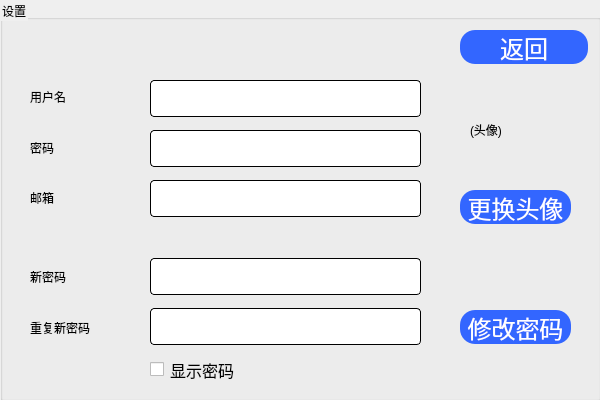
<?xml version="1.0" encoding="UTF-8"?>
<ui version="4.0">
 <class>settingsWidget</class>
 <widget class="QWidget" name="settingsWidget">
  <property name="geometry">
   <rect>
    <x>0</x>
    <y>0</y>
    <width>600</width>
    <height>400</height>
   </rect>
  </property>
  <property name="minimumSize">
   <size>
    <width>600</width>
    <height>400</height>
   </size>
  </property>
  <property name="maximumSize">
   <size>
    <width>600</width>
    <height>400</height>
   </size>
  </property>
  <property name="windowTitle">
   <string>Form</string>
  </property>
  <widget class="QGroupBox" name="groupBox">
   <property name="geometry">
    <rect>
     <x>0</x>
     <y>0</y>
     <width>601</width>
     <height>401</height>
    </rect>
   </property>
   <property name="styleSheet">
    <string notr="true">font: 16pt &quot;Comic Sans MS&quot;;
border-color: rgb(196, 178, 255);
border-color: rgb(170, 0, 255);
color: rgb(0, 0, 0);</string>
   </property>
   <property name="title">
    <string>设置</string>
   </property>
   <widget class="QLabel" name="label_9">
    <property name="geometry">
     <rect>
      <x>30</x>
      <y>180</y>
      <width>85</width>
      <height>35</height>
     </rect>
    </property>
    <property name="styleSheet">
     <string notr="true">font: 10pt &quot;Comic Sans MS&quot;;</string>
    </property>
    <property name="text">
     <string>邮箱</string>
    </property>
   </widget>
   <widget class="QLineEdit" name="usernameEdit">
    <property name="geometry">
     <rect>
      <x>150</x>
      <y>80</y>
      <width>271</width>
      <height>37</height>
     </rect>
    </property>
    <property name="styleSheet">
     <string notr="true">QLineEdit{
	background-color: rgb(255, 255, 255);
	 border: 1px  solid;
     border-radius: 4px;
	font: 24px
}</string>
    </property>
   </widget>
   <widget class="QLineEdit" name="emailEdit">
    <property name="geometry">
     <rect>
      <x>150</x>
      <y>180</y>
      <width>271</width>
      <height>37</height>
     </rect>
    </property>
    <property name="styleSheet">
     <string notr="true">QLineEdit{
	background-color: rgb(255, 255, 255);
	 border: 1px  solid;
     border-radius: 4px;
	font: 24px
}</string>
    </property>
   </widget>
   <widget class="QLabel" name="label_2">
    <property name="geometry">
     <rect>
      <x>30</x>
      <y>130</y>
      <width>85</width>
      <height>35</height>
     </rect>
    </property>
    <property name="styleSheet">
     <string notr="true">font: 10pt &quot;Comic Sans MS&quot;;</string>
    </property>
    <property name="text">
     <string>密码</string>
    </property>
   </widget>
   <widget class="QLabel" name="label">
    <property name="geometry">
     <rect>
      <x>30</x>
      <y>79</y>
      <width>85</width>
      <height>35</height>
     </rect>
    </property>
    <property name="styleSheet">
     <string notr="true">font: 10pt &quot;Comic Sans MS&quot;;</string>
    </property>
    <property name="text">
     <string>用户名</string>
    </property>
   </widget>
   <widget class="QLineEdit" name="pwdEdit">
    <property name="geometry">
     <rect>
      <x>150</x>
      <y>130</y>
      <width>271</width>
      <height>37</height>
     </rect>
    </property>
    <property name="styleSheet">
     <string notr="true">QLineEdit{
	background-color: rgb(255, 255, 255);
	 border: 1px  solid;
     border-radius: 4px;
	font: 24px
}</string>
    </property>
    <property name="inputMethodHints">
     <set>Qt::ImhHiddenText|Qt::ImhNoAutoUppercase|Qt::ImhNoPredictiveText|Qt::ImhSensitiveData</set>
    </property>
    <property name="text">
     <string/>
    </property>
    <property name="echoMode">
     <enum>QLineEdit::Password</enum>
    </property>
   </widget>
   <widget class="QLabel" name="avatarLabel">
    <property name="geometry">
     <rect>
      <x>470</x>
      <y>80</y>
      <width>100</width>
      <height>100</height>
     </rect>
    </property>
    <property name="minimumSize">
     <size>
      <width>100</width>
      <height>100</height>
     </size>
    </property>
    <property name="maximumSize">
     <size>
      <width>100</width>
      <height>100</height>
     </size>
    </property>
    <property name="text">
     <string>(头像)</string>
    </property>
   </widget>
   <widget class="QPushButton" name="pickAvatarBtn">
    <property name="geometry">
     <rect>
      <x>460</x>
      <y>190</y>
      <width>111</width>
      <height>34</height>
     </rect>
    </property>
    <property name="styleSheet">
     <string notr="true">QPushButton{
border-radius:15px;
padding : 0 4px;
background: #3366FF;
border -radius:10px;
color: rgb(255, 255, 255);
font: 24px
}
QPushButton:hover:!pressed

{
background:#4f85e2;
}
QToolButton
{

border-radius:10px;
bacground:red;
color:red;
}

QPushButton:pressed
{
              font-size: 19px;
              transition: 0.9s; 
}</string>
    </property>
    <property name="text">
     <string>更换头像</string>
    </property>
   </widget>
   <widget class="QCheckBox" name="showPwdCheckBox">
    <property name="geometry">
     <rect>
      <x>150</x>
      <y>360</y>
      <width>121</width>
      <height>19</height>
     </rect>
    </property>
    <property name="font">
     <font>
      <family>Agency FB</family>
      <pointsize>12</pointsize>
      <weight>50</weight>
      <italic>false</italic>
      <bold>false</bold>
     </font>
    </property>
    <property name="styleSheet">
     <string notr="true">font: 12pt &quot;Agency FB&quot;;</string>
    </property>
    <property name="text">
     <string>显示密码</string>
    </property>
   </widget>
   <widget class="QLabel" name="label_3">
    <property name="geometry">
     <rect>
      <x>30</x>
      <y>310</y>
      <width>85</width>
      <height>35</height>
     </rect>
    </property>
    <property name="styleSheet">
     <string notr="true">font: 10pt &quot;Comic Sans MS&quot;;</string>
    </property>
    <property name="text">
     <string>重复新密码</string>
    </property>
   </widget>
   <widget class="QLabel" name="label_4">
    <property name="geometry">
     <rect>
      <x>30</x>
      <y>259</y>
      <width>85</width>
      <height>35</height>
     </rect>
    </property>
    <property name="styleSheet">
     <string notr="true">font: 10pt &quot;Comic Sans MS&quot;;</string>
    </property>
    <property name="text">
     <string>新密码</string>
    </property>
   </widget>
   <widget class="QLineEdit" name="repeatNewPwdEdit">
    <property name="geometry">
     <rect>
      <x>150</x>
      <y>308</y>
      <width>271</width>
      <height>37</height>
     </rect>
    </property>
    <property name="styleSheet">
     <string notr="true">QLineEdit{
	background-color: rgb(255, 255, 255);
	 border: 1px  solid;
     border-radius: 4px;
	font: 24px
}</string>
    </property>
    <property name="inputMethodHints">
     <set>Qt::ImhHiddenText|Qt::ImhNoAutoUppercase|Qt::ImhNoPredictiveText|Qt::ImhSensitiveData</set>
    </property>
    <property name="text">
     <string/>
    </property>
    <property name="echoMode">
     <enum>QLineEdit::Password</enum>
    </property>
   </widget>
   <widget class="QLineEdit" name="newPwdEdit">
    <property name="geometry">
     <rect>
      <x>150</x>
      <y>258</y>
      <width>271</width>
      <height>37</height>
     </rect>
    </property>
    <property name="styleSheet">
     <string notr="true">QLineEdit{
	background-color: rgb(255, 255, 255);
	 border: 1px  solid;
     border-radius: 4px;
	font: 24px
}</string>
    </property>
    <property name="inputMethodHints">
     <set>Qt::ImhHiddenText|Qt::ImhNoAutoUppercase|Qt::ImhNoPredictiveText|Qt::ImhSensitiveData</set>
    </property>
    <property name="text">
     <string/>
    </property>
    <property name="echoMode">
     <enum>QLineEdit::Password</enum>
    </property>
   </widget>
   <widget class="QPushButton" name="modifyBtn">
    <property name="geometry">
     <rect>
      <x>460</x>
      <y>310</y>
      <width>111</width>
      <height>34</height>
     </rect>
    </property>
    <property name="styleSheet">
     <string notr="true">QPushButton{
border-radius:15px;
padding : 0 4px;
background: #3366FF;
border -radius:10px;
color: rgb(255, 255, 255);
font: 24px
}
QPushButton:hover:!pressed

{
background:#4f85e2;
}
QToolButton
{

border-radius:10px;
bacground:red;
color:red;
}

QPushButton:pressed
{
              font-size: 19px;
              transition: 0.9s; 
}</string>
    </property>
    <property name="text">
     <string>修改密码</string>
    </property>
   </widget>
   <widget class="QPushButton" name="returnBtn">
    <property name="geometry">
     <rect>
      <x>460</x>
      <y>30</y>
      <width>128</width>
      <height>34</height>
     </rect>
    </property>
    <property name="styleSheet">
     <string notr="true">QPushButton{
border-radius:15px;
padding : 0 4px;
background: #3366FF;
border -radius:10px;
color: rgb(255, 255, 255);
font: 24px
}
QPushButton:hover:!pressed

{
background:#4f85e2;
}
QToolButton
{

border-radius:10px;
bacground:red;
color:red;
}

QPushButton:pressed
{
              font-size: 19px;
              transition: 0.9s; 
}</string>
    </property>
    <property name="text">
     <string>返回</string>
    </property>
   </widget>
  </widget>
 </widget>
 <resources/>
 <connections/>
</ui>
